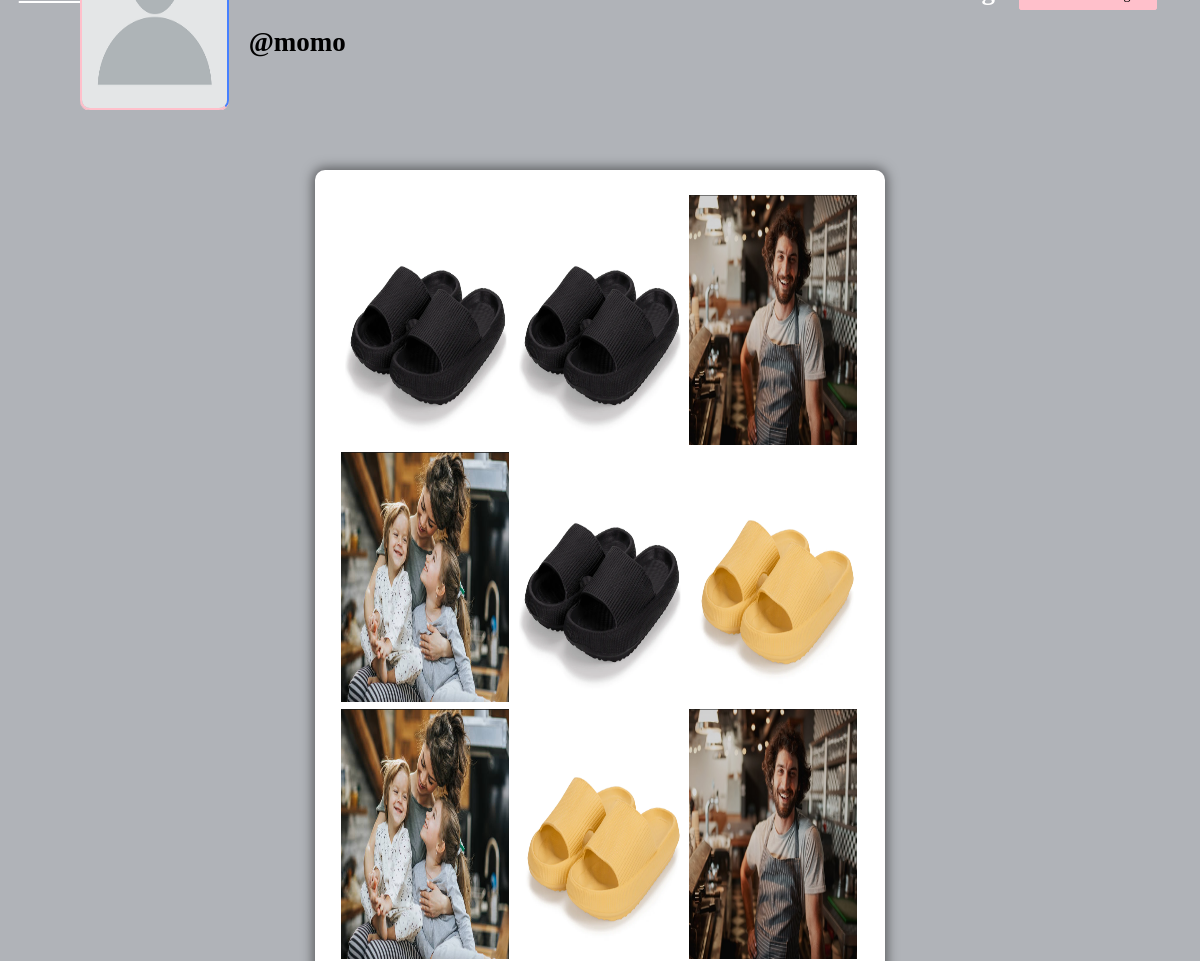
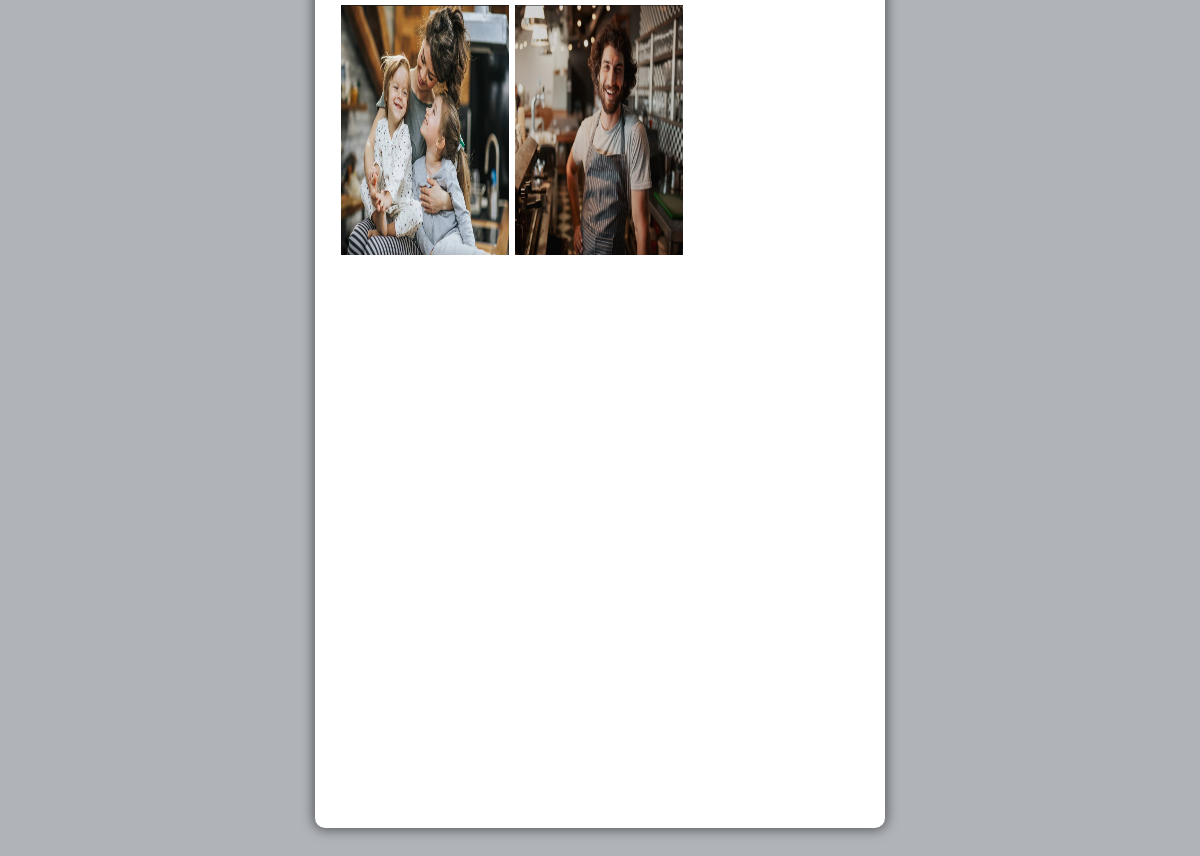
The page /profile/momo (signed in) on the database its author committed (2 pictures, top to bottom).
### account/models.py (models this page shows, shortened)
class Profile(models.Model):
    user = models.ForeignKey(User, on_delete=models.CASCADE)
    id_user = models.IntegerField()
    bio = models.TextField(blank=True)
    profileimg = models.ImageField(upload_to='profile_images', default='blank-profile-picture.png')
    location = models.CharField(max_length=100, blank=True)

class Post(models.Model):
    id = models.UUIDField(primary_key=True, default=uuid.uuid4)
    user = models.CharField(max_length=100)
    image = models.ImageField(upload_to='post_images')
    caption = models.TextField()
    created_at = models.DateTimeField(default=datetime.now)
    no_of_likes = models.IntegerField(default=0)

### account/views.py (the view)
# urls.py: path('profile/<str:pk>', views.profile, name='profile'),
@login_required(login_url='signin')
def profile(request, pk):
    user_object = User.objects.get(username=pk)
    user_profile = Profile.objects.get(user=user_object)
    user_posts = Post.objects.filter(user=pk)
    user_post_length = len(user_posts)
    follower = request.user.username
    user = pk
    if FollowersCount.objects.filter(follower=follower, user=user).first():
        button_text = 'Unfollow'
    else:
        button_text = 'Follow'
    user_followers = len(FollowersCount.objects.filter(user=pk))
    user_following = len(FollowersCount.objects.filter(follower=pk))
    context = {
        'user_object': user_object,
        'user_profile': user_profile,
        'user_posts': user_posts,
        'user_post_length': user_post_length,
        'button_text': button_text,
        'user_followers': user_followers,
        'user_following': user_following,
    }
    return render(request, 'profile.html', context)

### templates/profile.html (shortened to what this page needs)
{% load static %}
<!DOCTYPE html>
<html lang="en">
<head>
    <link rel="stylesheet" href="{% static 'css/main.min.css' %}">
    <link rel="stylesheet" href="{% static 'css/style.css' %}">
    <link rel="stylesheet" href="{% static 'css/color.css' %}">
    <link rel="stylesheet" href="{% static 'css/responsive.css' %}">
</head>
<body>
	<section>
			<div class="feature-photo">
				<figure><img src="{% static 'images/resources/timeline-1.jpg' %}" alt=""></figure>
				<form action="/follow" method="POST">
					<div class="add-btn">
					<span style="color: white; font-size: 27px; margin-right: 520px;"><b><u><a href="/">Home</a></u></b></span>
					{% if user_post_length == 0 %}
					<span style="color: white; font-size: 27px;"><b>No Post</b></span>
					{% elif user_post_length == 1 %}
					<span style="color: white; font-size: 27px;"><b>{{user_post_length}} Post</b></span>
					{% else %}
					<span style="color: white; font-size: 27px;"><b>{{user_post_length}} Posts</b></span>
					{% endif %}
					{% if user_followers == 0 or user_followers == 1 %}
					<span style="color: white; font-size: 27px;"><b>{{user_followers}} follower</b></span>
					{% else %}
					<span style="color: white; font-size: 27px;"><b>{{user_followers}} followers</b></span>
					{% endif %}
					<span style="color: white; font-size: 27px;"><b>{{user_following}} following</b></span>
					{% if user_object.username == user.username %}
					<a href="/settings" data-ripple="">Account Settings</a>
					{% else %}
					<a data-ripple=""><button type="submit" style="background-color: #ffc0cb; border: #ffc0cb;">{{button_text}}</button></a>
					{% endif %}
					</div>
				</form>
				<div class="container-fluid">
					<div class="row merged">
						<div class="col-lg-2 col-sm-3">
							<div class="user-avatar">
								<figure>
									<img src="{{user_profile.profileimg.url}}" style="height: 250px; width: 100%;" alt="">
								</figure>
							</div>
						</div>
						<div class="col-lg-10 col-sm-9">
							<div class="timeline-info">
								<ul>
									<li class="admin-name">
									  <h5 style="color: black;white-space: nowrap; width: 110px; font-size: 27px;"><b>@{{user_profile.user.username}}</b></h5>
									</li>
								</ul>
							</div>
						</div>
					</div>
				</div>
			</div>
		</section>
	<section>
		<div class="gap gray-bg">
			<div class="container-fluid">
				<div class="row">
					<div class="col-lg-12">
						<div class="row" id="page-contents">
							<div class="col-lg-3">
								<aside class="sidebar static">
								</aside>
							</div>
							<div class="col-lg-6">
								<div class="central-meta">
									<ul class="photos">
										{% for post in user_posts %}
                                           {% if post.image %}
                                             <li>
                                               <a class="strip" href="{{ post.image.url }}" title="" data-strip-group="mygroup" data-strip-group-options="loop: false">
                                                   <img src="{{ post.image.url }}" style="height: 250px; width: 300px;" alt="">
                                              </a>
                                            </li>
                                           {% endif %}
                                       {% endfor %}
									</ul>
								</div>
							</div>
							<div class="col-lg-3">
								<aside class="sidebar static">
								</aside>
							</div>
						</div>
					</div>
				</div>
			</div>
		</div>
	</section>
</body>
</html>

### static/css/color.css (style rules this page uses)
#nprogress .bar, .timeline-info > ul li a::before, .add-btn > a, .activitiez > li::before, form button, .colla-apps > li a:hover, a.underline:before, .setting-row input:checked + label, .user-avatar:hover .edit-phto, .error-meta > a, .color-bg, .add-butn, .nav.nav-tabs.likes-btn > li a.active, a.dislike-btn, .drop > a:hover, .btn-view.btn-load-more:hover, .accordion .card h5 button[aria-expanded="true"], .chat-head, .f-page > figure em, .inbox-panel-head > ul > li > a, .nav-tabs--left .nav-link.active, .nav-tabs--left .nav-link.active:hover, footer .widget-title h4::before, #topcontrol, .sidebar .widget-title::before, .f-title::before, .g-post-classic > figure > i::after, .purify > a, .help-list > a:hover, .open-position::before, .info > a, .category-box:hover, .category-box.selected, a.main-btn, .section-heading::before, .getquot-baner, .more-branches > h4::before, .is-helpful > a, .cart-optionz > li > a:hover, .paginationz > li a:hover, .paginationz > li a.active, .shopping-cart, a.btn2:hover, .form-submit > input[type="submit"], button.submit-checkout, .delete-cart:hover, .proceed .button, .amount-area .update-cart, a.addnewforum, .apply-bttons > a { background: orange; }

### static/css/responsive.css (style rules this page uses)
@media screen and (max-width: 1281px) and (min-width: 1024px) { .photos > li { min-width: 32.2%; width: 32.2%; } }
@media screen and (max-width: 1281px) and (min-width: 1024px) { .timeline-info { line-height: 51px; } }
@media screen and (max-width: 1281px) and (min-width: 1024px) { .timeline-info .admin-name > h5 { font-size: 20px; } }
@media screen and (max-width: 1281px) and (min-width: 1024px) { .user-avatar { width: 80.2% } }

### rows shown on the page
Profile: profileimg (placeholder picture), user.username "momo"
Post: image (picture)
Post: image (picture)
Post: image (picture)
Post: image (picture)
Post: image (picture)
Post: image (picture)
Post: image (picture)
Post: image (picture)
Post: image (picture)
Post: image (picture)
Post: image (picture)
